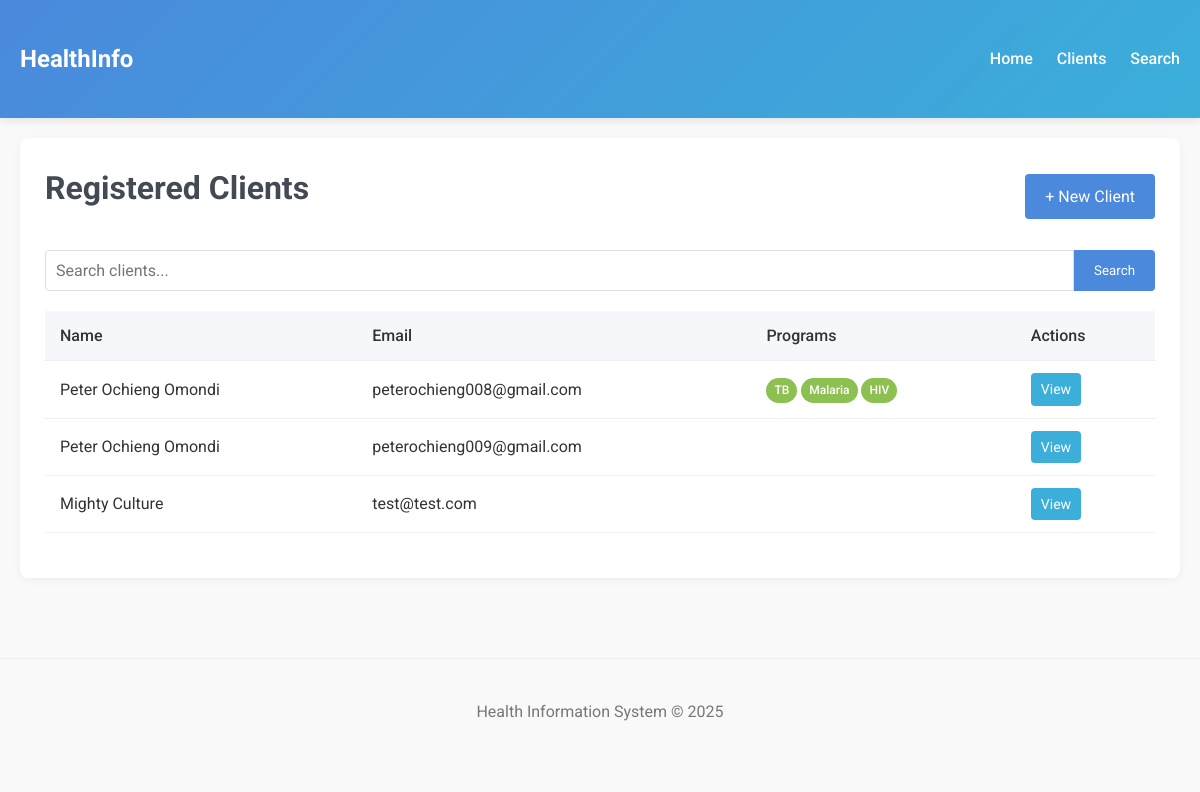
The app's page /clients, older data.
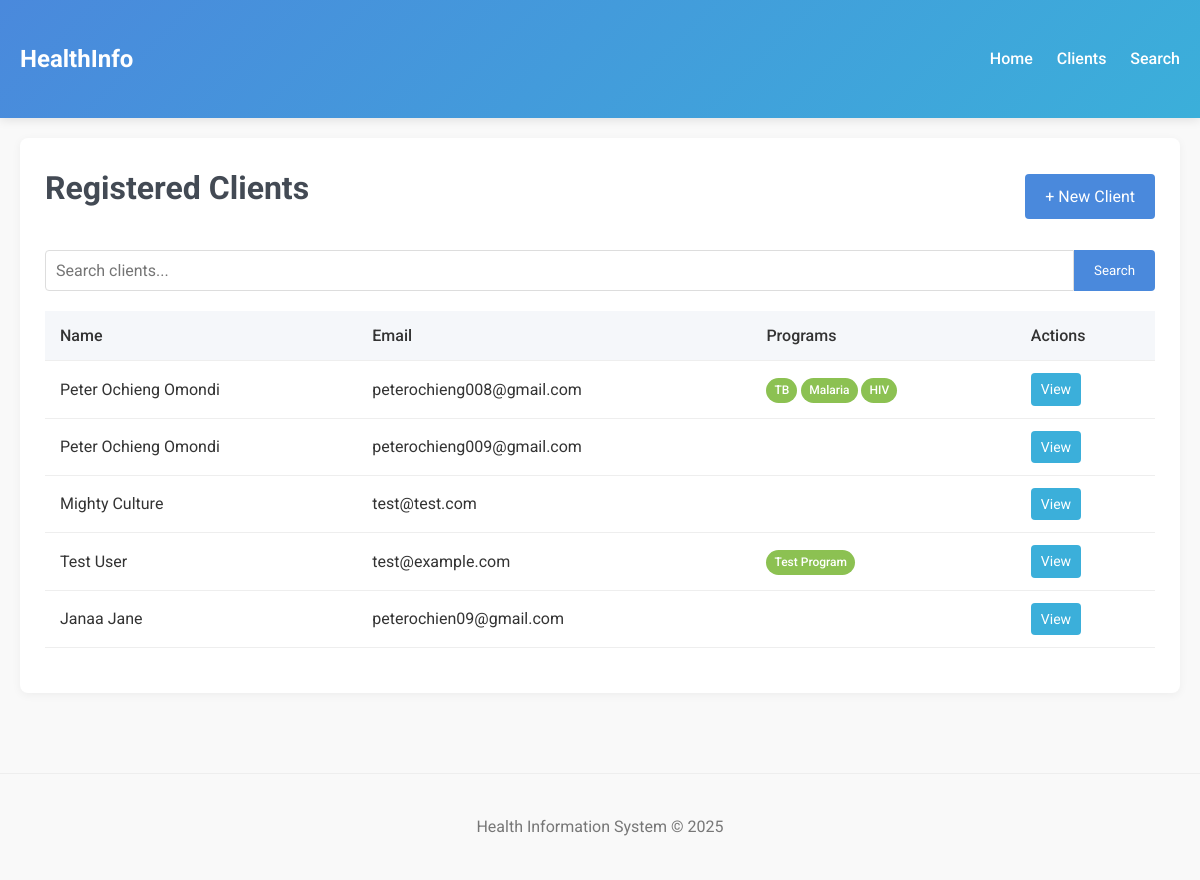
The same page, newer data.
### app/models.py (models this page shows, shortened)
class Client(db.Model):
    id = db.Column(db.Integer, primary_key=True)
    first_name = db.Column(db.String(50), nullable=False)
    last_name = db.Column(db.String(50), nullable=False)
    date_of_birth = db.Column(db.Date)
    gender = db.Column(db.String(10))
    contact_number = db.Column(db.String(20))
    email = db.Column(db.String(100), unique=True)
    address = db.Column(db.Text)
    registration_date = db.Column(db.DateTime, default=datetime.utcnow)
    programs = db.relationship(
        'HealthProgram',
        secondary='enrollments',
        lazy='subquery',
        backref=db.backref('enrolled_clients', lazy=True)
    )

class HealthProgram(db.Model):
    id = db.Column(db.Integer, primary_key=True)
    name = db.Column(db.String(100), unique=True, nullable=False)
    description = db.Column(db.Text)

### app/routes.py (the view)
@main.route('/clients', methods=['GET'])
def list_clients():
    clients = Client.query.all()
    return render_template('clients/list.html', clients=clients)

### app/templates/clients/list.html (shortened to what this page needs)
{% extends "base.html" %}
{% block content %}
<div class="card">
    <div style="display: flex; justify-content: space-between; align-items: center; margin-bottom: 20px;">
        <h1>Registered Clients</h1>
        <a href="{{ url_for('main.register_client') }}" class="btn">+ New Client</a>
    </div>
    <div style="margin-bottom: 20px;">
        <form method="GET" action="{{ url_for('main.search_clients') }}" style="display: flex;">
            <input type="text" name="q" placeholder="Search clients..." style="flex: 1; padding: 10px; border: 1px solid #ddd; border-radius: 4px 0 0 4px;">
            <button type="submit" class="btn" style="border-radius: 0 4px 4px 0;">Search</button>
        </form>
    </div>
    <table>
        <thead>
            <tr>
                <th>Name</th>
                <th>Email</th>
                <th>Programs</th>
                <th>Actions</th>
            </tr>
        </thead>
        <tbody>
            {% for client in clients %}
            <tr>
                <td>{{ client.first_name }} {{ client.last_name }}</td>
                <td>{{ client.email }}</td>
                <td>
                    {% for program in client.programs %}
                        <span class="badge badge-success">{{ program.name }}</span>
                    {% endfor %}
                </td>
                <td>
                    <a href="{{ url_for('main.client_profile', client_id=client.id) }}" class="btn btn-secondary" style="padding: 5px 10px; font-size: 14px;">View</a>
                </td>
            </tr>
            {% endfor %}
        </tbody>
    </table>
</div>
{% endblock %}

### app/templates/base.html (shortened to what this page needs)
<!DOCTYPE html>
<html lang="en">
<head>
</head>
<body>
    <header>
        <div class="container">
            <nav>
                <div class="logo">HealthInfo</div>
                <div class="nav-links">
                    <a href="{{ url_for('main.home') }}">Home</a>
                    <a href="{{ url_for('main.list_clients') }}">Clients</a>
                    <a href="{{ url_for('main.search_clients') }}">Search</a>
                </div>
            </nav>
        </div>
    </header>
    <main class="container">
        {% block content %}{% endblock %}
    </main>
    <footer>
        <div class="container">
            <p>Health Information System &copy; 2025</p>
        </div>
    </footer>
</body>
</html>

### app/templates/base.html (style rules this page uses)
:root { --primary: #4a89dc; --secondary: #3bafda; --success: #8cc152; --danger: #e9573f; --light: #f5f7fa; --dark: #434a54; }
* { margin: 0; padding: 0; box-sizing: border-box; font-family: 'Roboto', sans-serif; }
body { background-color: #f9f9f9; color: #333; line-height: 1.6; }
.container { max-width: 1200px; margin: 0 auto; padding: 20px; }
header { background: linear-gradient(135deg, var(--primary), var(--secondary)); color: white; padding: 20px 0; box-shadow: 0 2px 10px rgba(0,0,0,0.1); }
nav { display: flex; justify-content: space-between; align-items: center; }
.logo { font-size: 24px; font-weight: 700; }
.nav-links a { color: white; text-decoration: none; margin-left: 20px; font-weight: 500; transition: opacity 0.3s; }
.card { background: white; border-radius: 8px; box-shadow: 0 2px 10px rgba(0,0,0,0.05); padding: 25px; margin-bottom: 20px; }
h1, h2, h3 { color: var(--dark); margin-bottom: 15px; }
.btn { display: inline-block; background: var(--primary); color: white; padding: 10px 20px; border-radius: 4px; text-decoration: none; border: none; cursor: pointer; transition: background 0.3s; }
.btn-secondary { background: var(--secondary); }
table { width: 100%; border-collapse: collapse; margin: 20px 0; }
th, td { padding: 12px 15px; text-align: left; border-bottom: 1px solid #eee; }
th { background-color: var(--light); font-weight: 500; }
input, select, textarea { width: 100%; padding: 10px; border: 1px solid #ddd; border-radius: 4px; font-size: 16px; }
.badge { display: inline-block; padding: 3px 8px; border-radius: 20px; font-size: 12px; font-weight: 500; }
.badge-success { background-color: var(--success); color: white; }
footer { text-align: center; padding: 20px; margin-top: 40px; color: #777; border-top: 1px solid #eee; }

Row changes from the older to the newer data that the page shows:
added Client: first_name "Test", last_name "User", email "test@example.com"
added HealthProgram: name "Test Program", shown under "Test"
added Client: first_name "Janaa", last_name "Jane", email "peterochien09@gmail.com"
